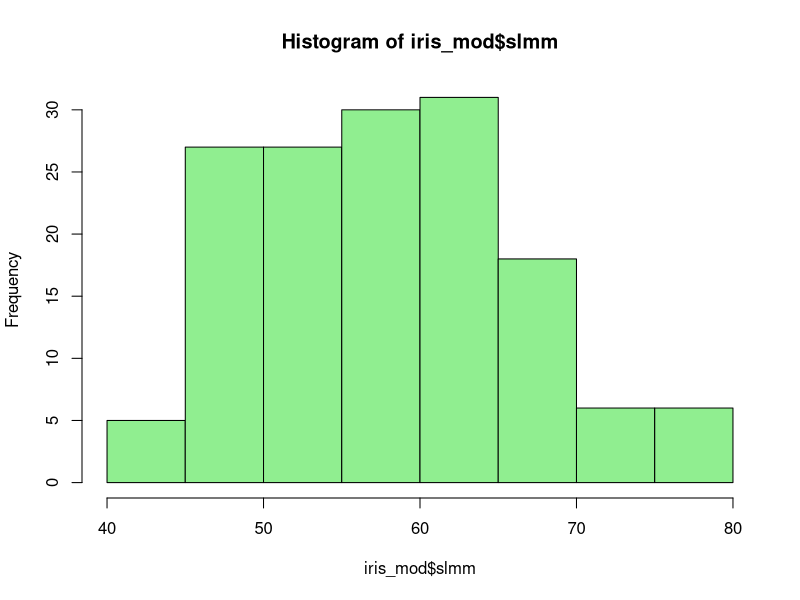

The R script that drew this image:
## ---- chunk 1
knitr::opts_chunk$set(echo = TRUE)
## ---- chunk 2
library(tidyverse)
## ---- chunk 3
iris_mod <- iris %>% mutate(slmm = Sepal.Length*10,
                            swmm = Sepal.Width*10,
                            plmm = Petal.Length*10,
                            pwmm = Petal.Width*10)

hist(iris_mod$slmm, col = "light green")
